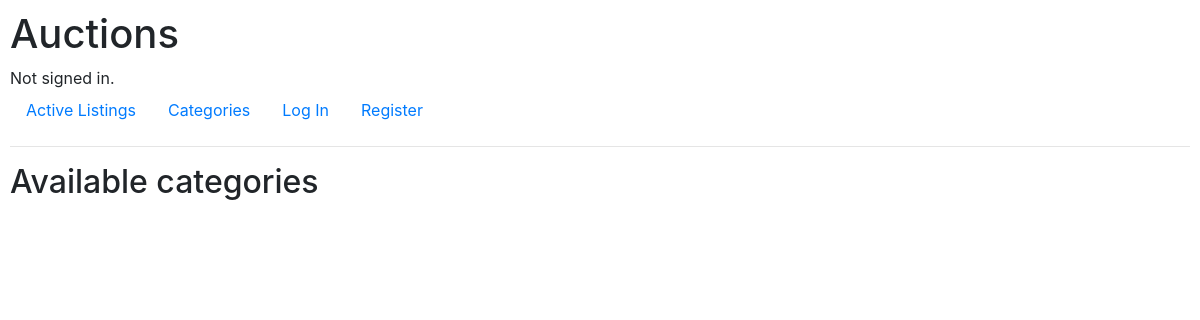
/categories, run on an earlier commit of the app's database.
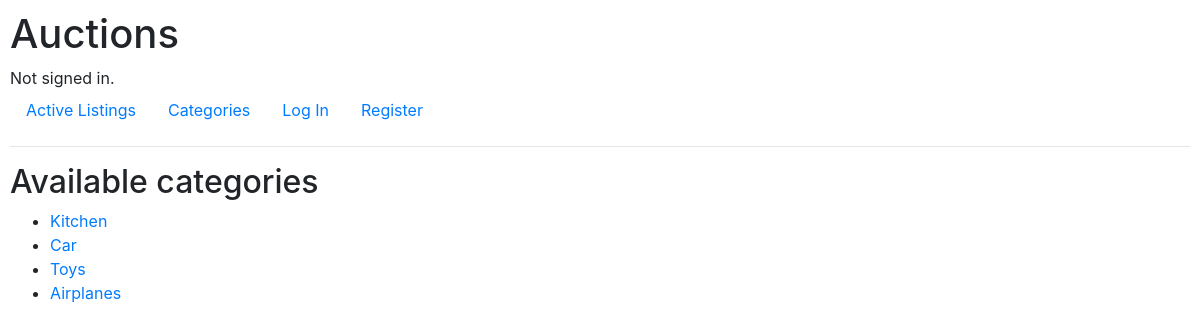
And on a later commit of the database.
### auctions/models.py (models this page shows)
class Category_Choice(models.Model):
    category = models.CharField(max_length=15, unique=True)
    def __str__(self):
            return f"{self.category}"

### auctions/views.py (the view)
# urls.py: path("categories", views.categories, name="categories"),
def categories(request):
    return render(request, "auctions/categories.html",{
        "cat": Category_Choice.objects.all()
    })

### auctions/templates/auctions/categories.html
{% extends "auctions/layout.html" %}
{% block body %}
    <h2>Available categories</h2>
    <ul>
        {% for category in cat %}
            <li><a href="categories/{{ category }}">{{ category }}</a></li>
        {% endfor %}
    </ul>
{% endblock %}

### auctions/templates/auctions/layout.html (shortened to what this page needs)
{% load static %}
<!DOCTYPE html>
<html lang="en">
    <head>
        <link rel="stylesheet" href="https://stackpath.bootstrapcdn.com/bootstrap/4.4.1/css/bootstrap.min.css">
        <link href="{% static 'auctions/styles.css' %}" rel="stylesheet">
    </head>
    <body>
        <h1>Auctions</h1>
        <div>
            {% if user.is_authenticated %}
                Signed in as <strong>{{ user.username }}</strong>.
            {% else %}
                Not signed in.
            {% endif %}
        </div>
        <ul class="nav">
            <li class="nav-item">
                <a class="nav-link" href="{% url 'index' %}">Active Listings</a>
            </li>
            <li class="nav-item">
                <a class="nav-link" href="{% url 'categories' %}">Categories</a>
            </li>
            {% if user.is_authenticated %}
                <li class="nav-item">
                    <a class="nav-link" href="{% url 'watchlist' %}">Watchlist</a>
                </li>
                <li class="nav-item">
                    <a class="nav-link" href="{% url 'new_listing' %}">New Listing</a>
                </li>
                <li class="nav-item">
                    <a class="nav-link" href="{% url 'logout' %}">Log Out</a>
                </li>
            {% else %}
                <li class="nav-item">
                    <a class="nav-link" href="{% url 'login' %}">Log In</a>
                </li>
                <li class="nav-item">
                    <a class="nav-link" href="{% url 'register' %}">Register</a>
                </li>
            {% endif %}
        </ul>
        <hr>
        {% block body %}
        {% endblock %}
    </body>
</html>

### auctions/static/auctions/styles.css (style rules this page uses)
body { padding: 10px; }

What changed in the data, as far as the page shows it:
added Category_Choice: category "Kitchen"
added Category_Choice: category "Car"
added Category_Choice: category "Toys"
added Category_Choice: category "Airplanes"
